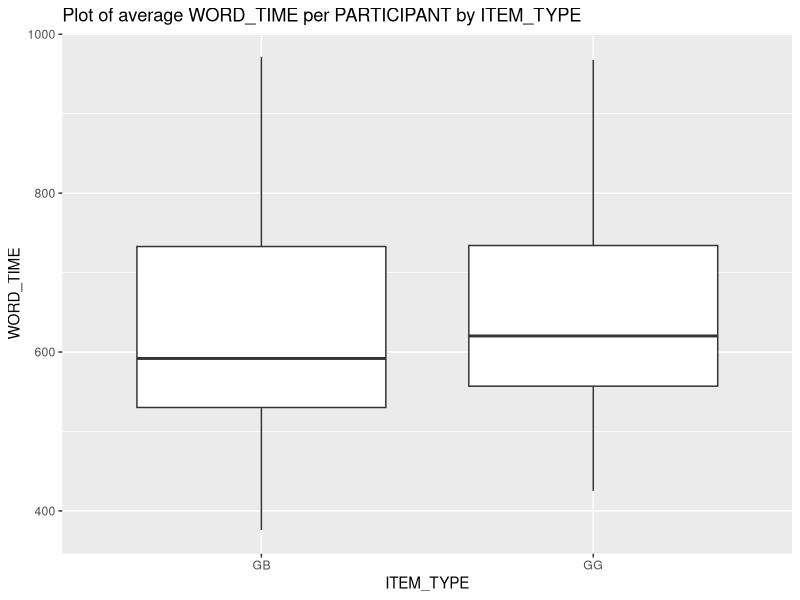
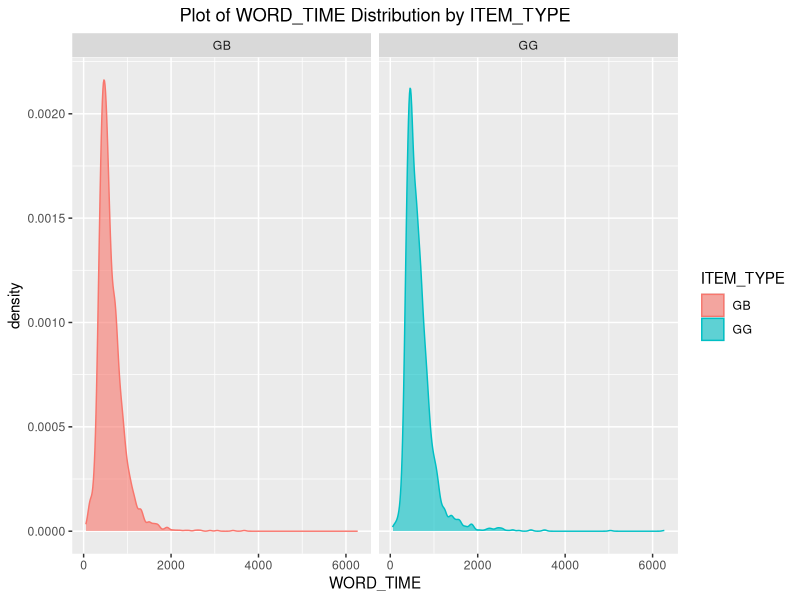
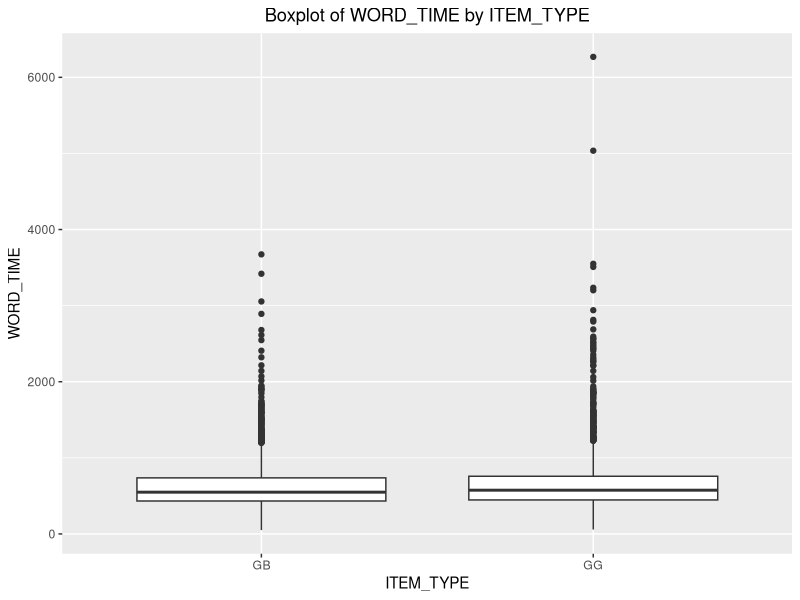
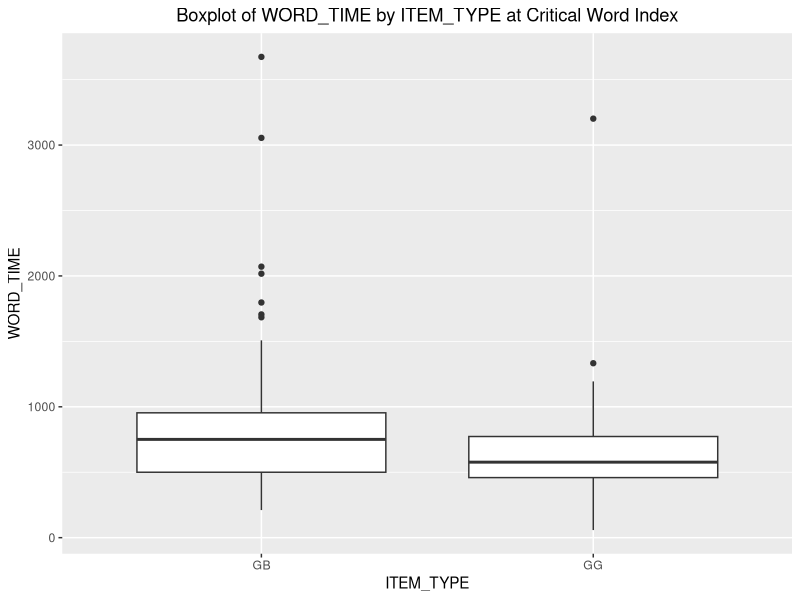
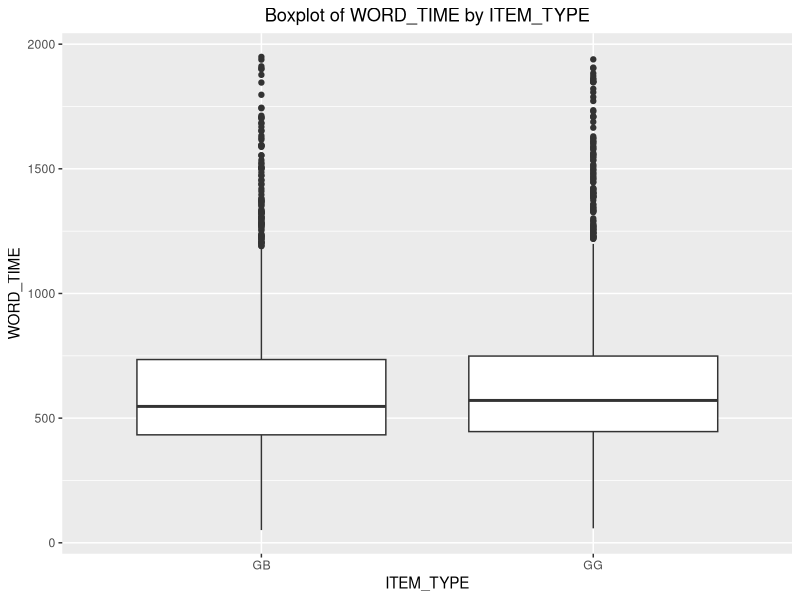
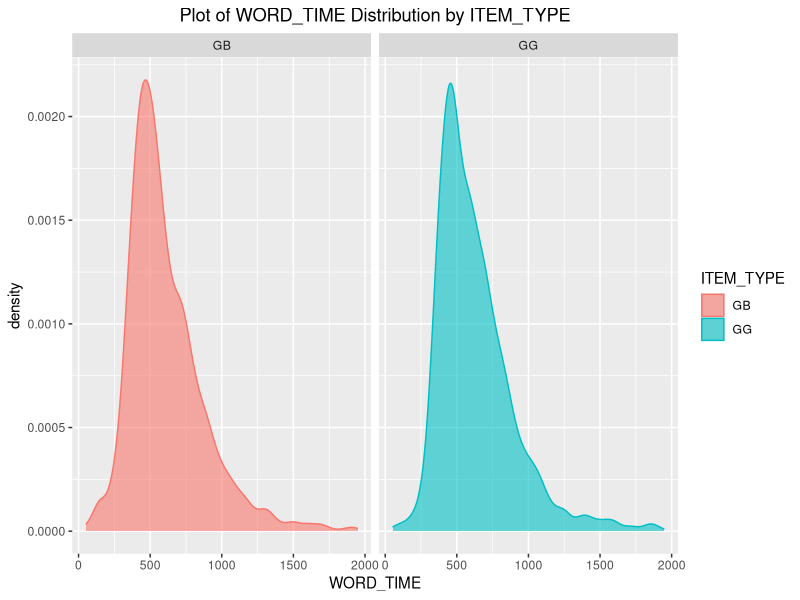
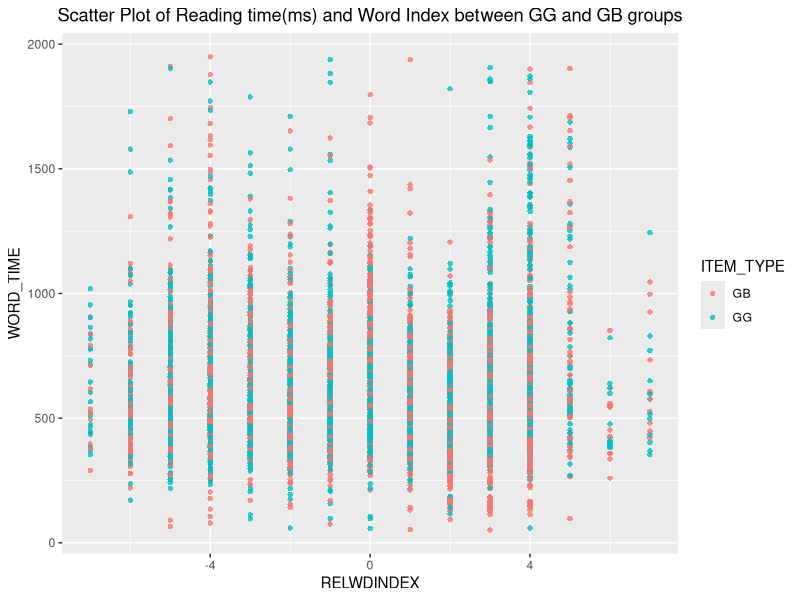
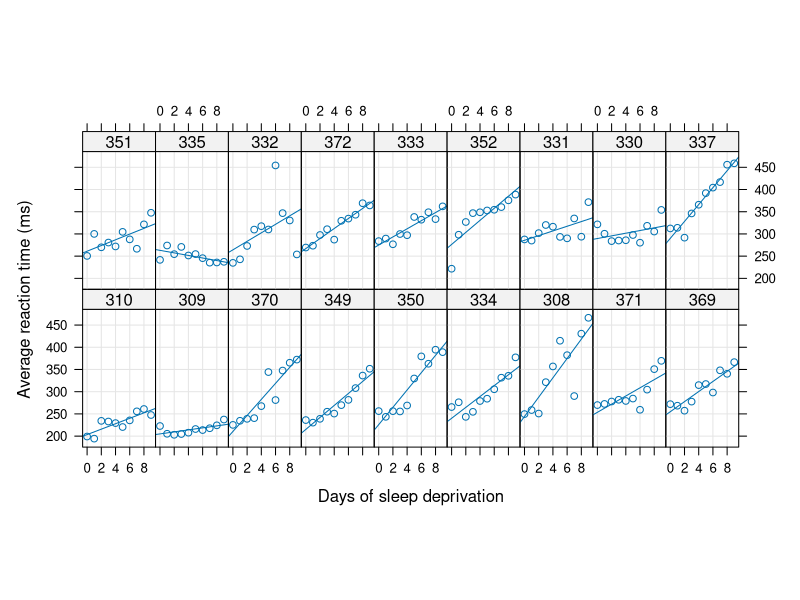

Write R code to recreate these figures, in order.
### Stats with R Exercise sheet 9

##########################
#Week 10: Linear Mixed Effects Models
##########################


## This exercise sheet contains the exercises that you will need to complete and 
## submit by 23:55 on Monday, January 13. Write the code below the questions. 
## If you need to provide a written answer, comment this out using a hashtag (#). 
## Submit your homework via moodle.
## You are required to work together in groups of three students, but everybody 
## needs to submit the group version of the homework via moodle individually.
## You need to provide a serious attempt to each exercise in order to have
## the assignment graded as complete.


## Please write below your (and your teammates) name, matriculation number. 
## Name: Noon Pokaratsiri Goldstein, Pauline Sander, Axel Allen
## Matriculation number: 2581469, 2581310, 2579024

## Change the name of the file by adding your matriculation numbers
## (exercise0N_firstID_secondID_thirdID.R)

###########################################################################################
###########################################################################################
library(lme4)
library(lattice)
library(Matrix)

# a)There are 3 datasets on moodle, you can choose one of them to work with on this
#   assignment.  
#   Read in the data file of your choice (gender.Rdata, sem.Rdata OR relclause.Rdata) 
#   and assign it to a variable called "dat". 
#   See a description of the items in the datasets below.
dat <- read.delim('gender.txt', fileEncoding="UTF-8", sep = ' ')
summary(dat)
head(dat)
# The files contain data from an experiment where people were reading sentences, 
# and pressed the space bar to see the next word. The duration for which a word was 
# viewed before pressing the space bar again is the reading time of the word, and is 
# stored in the file as "WORD_TIME". The experiment had 24 items (given as "ITEM_ID") 
# and 24 subjects (given as "PARTICIPANT"). The order in which the different sentences 
# were presented in the experiment is given in the variable "itemOrder". 

# For each of the files, the sentences that were shown had a different property. 

# Sentences in the sem.Rdata experiment had a semantic violation, i.e. a word that 
# didn't fit in with the previous words in terms of its meaning. The experiment 
# contained two versions of each item, which were identical to one another except 
# for the one sentence containing a semantic violation, while the other one was 
# semantically correct. These conditions are named "SG" for "semantically good" 
# and "SB" for "semantically bad".

# Semantic materials (the experiment is in German, English translation given 
# for those who don't speak German'):

# Christina schie?t / raucht eine Zigarette nach der Arbeit. 
# "Christina is shooting / smoking a cigarette after work."

# The crticial word here is "Zigarette", as this would be very surprising in the 
# context of the verb "shoot", but not in the context of the verb "smoke". 
# Reading times are comparable because the critical word "Zigarette" is identical 
# in both conditions.

# Syntactic items:
# Simone hatte eine(n) schreckliche(n) Traum und keine Lust zum Weiterschlafen. 
# "Simone had a[masc/fem] horrible[masc/fem] dreammasc and didn't feel like sleeping 
# any longer."

# Here, there are again two conditions, one using correct grammatical gender on 
# "einen schrecklichen" vs. the other one using incorrect grammatical gender 
# "eine schreckliche". The critical word is "Traum" (it's either consisten or 
# inconsistent with the marking on the determiner and adjective)

# Relative clause items:
# Die Nachbarin, [die_sg nom/acc einige_pl nom/acc der Mieter auf Schadensersatz  
# verklagt hat_sg/ haben_pl]RC, traf sich gestern mit Angelika. 
# "The neighbor, [whom some of the tenants sued for damages / who sued some of  the
# tenants for damages]RC, met Angelika yesterday."

# When reading such a sentence, people will usually interpret the relative pronoun 
# die as the subject of the relative clause and the following noun phrase 
# "einige der Mieter" as the object. This interpretation is compatible with 
# the embedded singular-marked (sg) verb hat at the end of the relative clause. 
# Encountering the verb haben, which has plural marking (pl), leads to processing 
# difficulty: in order to make sense of the relative clause, readers need to 
# reinterpret the relative pronoun die as the object of the relative clause 
# and the following noun phrase "einige der Mieter" as its subject. 
# (Note that the sentences are all grammatical, as the relative pronoun and 
# following NPs are chosen such that they are ambiguous between nominative (nom)
# and accusative (acc) case marking.)

# The number of the word in a sentence is given in column "SEMWDINDEX". 
# 0 designates the word where the semantic violation happens (in the SB condition; 
# in the SG condition, it's the corresponding word). We call this word the 
# "critical word" or "critical region". -1 is the word before that, -2 is 
# two words before that word, and 2 is two words after that critical word. 
# "EXPWORD" shows the words. We expect longer reading times for the violation 
# at word 0 or the word after that (word 1) (if people press the button quickly 
# before thinking properly).

# b) Inspect "dat" and provide 2 plots. 
#    The first plot should provide insights about the relationship between WORD_TIME 
#    and ITEM_TYPE. 
#    For the second plot you should first subset the data using only RELWDINDEX == 0 and
#    then plot the WORD_TIME for the different conditions (ITEM_TYPE).
library(ggplot2)
library(reshape2)

# plot of average by item_type per participant
mdat <- melt(dat, id.vars = c("PARTICIPANT", "ITEM_TYPE"),
             measure.vars = c("WORD_TIME"))
cdat <- dcast(mdat, ITEM_TYPE + PARTICIPANT ~ variable, mean, na.rm = T)
ggplot(cdat, aes(ITEM_TYPE, WORD_TIME, group = ITEM_TYPE)) + 
  geom_boxplot() +
  ggtitle('Plot of average WORD_TIME per PARTICIPANT by ITEM_TYPE')

# first plot for relationship between WORD_TIME and ITEM_TYPE
theme_update(plot.title = element_text(hjust = 0.5))
ggplot(data = dat, aes(WORD_TIME, color = ITEM_TYPE, fill=ITEM_TYPE)) +
  ggtitle('Plot of WORD_TIME Distribution by ITEM_TYPE') +
  geom_density(alpha = 0.6) + 
  facet_wrap(~ITEM_TYPE)

ggplot(dat, aes(ITEM_TYPE, WORD_TIME, group = ITEM_TYPE)) + 
  geom_boxplot() +
  ggtitle('Boxplot of WORD_TIME by ITEM_TYPE')

# second plot for RELWDINDEX == 0
dat2 <- subset(dat, RELWDINDEX == 0)
ggplot(dat2, aes(ITEM_TYPE, WORD_TIME, group = ITEM_TYPE)) + 
  geom_boxplot() +
  ggtitle('Boxplot of WORD_TIME by ITEM_TYPE at Critical Word Index')

# c) Decide whether you want to exclude any data points (provide not only the code,
#    but also a detailed (!) explanation). 
#    Note that we are evaluating WORD_TIME as our reponse variable. 
#    What time intervals make sense for such an experiment?

# Considering the length of the sample sentences described, I'm assuming that WORD_TIME unit is in milliseconds
# as 1000-6000 ms (1-6 seconds) seems reasonable for proficient speakers to read these sentences.
# From our density plot and the summary of the data, ~90% of the WORD_TIME distribution lie below 2000 ms.
# Almost all of the data points for WORD_TIME at RELWDINDEX == 0 are also under 3000ms as observed in our boxplot.
# Considering that it is reasonable to expect readers to take more time to read 'grammatically bad' sentences
# excluding the outlier data points > 2000 ms, which are mostly in the 'grammatically good' category, seems
# reasonable. The boxplot of the average WORD_TIME per PARTICIPANT by ITEM_TYPE supports this rationale as well.
# As observed, in contrast to the Boxplot of WORD_TIME by ITEM_TYPE at Critical Word Index, which shows the 'GB'
# group to have overall longer WORD_TIME, the average WORD_TIME in the per PARTICIPANT bloxplot is higher in 
# the 'GG' group than 'GB' group.

dat_excluded2 <- subset(dat, WORD_TIME <= 2000)
ggplot(dat_excluded2, aes(ITEM_TYPE, WORD_TIME, group = ITEM_TYPE)) + 
  geom_boxplot() +
  ggtitle('Boxplot of WORD_TIME by ITEM_TYPE')

ggplot(data = dat_excluded2, aes(WORD_TIME, color = ITEM_TYPE, fill=ITEM_TYPE)) +
  ggtitle('Plot of WORD_TIME Distribution by ITEM_TYPE') +
  geom_density(alpha = 0.6) + 
  facet_wrap(~ITEM_TYPE)

# d) Make a scatter plot where for each index word as the sentence progresses (RELWDINDEX),
#    the average reading time is shown for each of the two conditions (ITEM_TYPE).
#    Please use two different colours for the different conditions.
ggplot(data = dat_excluded2, aes(x = RELWDINDEX, y = WORD_TIME, col = ITEM_TYPE)) +
  geom_point(alpha = 0.8, shape = 16) +
  ggtitle('Scatter Plot of Reading time(ms) and Word Index between GG and GB groups')

# e) You do not need to use ggplot here, just follow the example below.
#    The code is a plot for the dataset 'sleepstudy' from the package 'lme4'.
#    The figure shows relationships between days without sleeping and reaction 
#    time for each participant (subject) separately.

summary(sleepstudy)
print(xyplot(Reaction ~ Days | Subject, sleepstudy, aspect = "xy",
             layout = c(9,2), type = c("g", "p", "r"),
             index.cond = function(x,y) coef(lm(y ~ x))[1],
             xlab = "Days of sleep deprivation",
             ylab = "Average reaction time (ms)"))

#    Your task is to figure out how to adapt this plot for our data. What do you 
#    conclude regarding the reading sentences experiment?
summary(dat_excluded2)
?xyplot
# melting and recasting for average word_time
mdat_e <- melt(dat_excluded2, id.vars = c("PARTICIPANT", "RELWDINDEX", "ITEM_TYPE"),
             measure.vars = c("WORD_TIME"))
cdat_e <- dcast(mdat_e,RELWDINDEX + PARTICIPANT + ITEM_TYPE ~ variable, mean, na.rm = T)

print(xyplot(WORD_TIME ~ RELWDINDEX | PARTICIPANT, cdat_e, aspect = 'fill',
             main = 'Relationship between ART and Critical Word',
             groups = ITEM_TYPE, auto.key = list(space = 'right'),
             par.settings = list(superpose.symbol = list(col = c("blue", "orange")), 
                                 superpose.line = list(col = c("blue", "orange"))),
             layout = c(8,3), type = c('g', 'p', 'r'), 
             index.cond = function(x,y) coef(lm(y ~ x))[1],
             xlab = 'Index Word as the Sentence Progresses',
             ylab = 'ART (ms) by Sentence Type: GG vs GB'))

# Observation from the plot:
# Reading time tends to increase after the critical word (i.e. word at index 0), more so for the GB group than
# the GG group. However, the general tendency is not so clear (as it is the case for the sleep study example)

# f) Experiment with calculating a linear mixed effects model for this study, 
#    and draw the appropriate conclusions (give a detailed explanation 
#    for each model).

dat_model = lmer(WORD_TIME ~ RELWDINDEX + ITEM_TYPE + (1 + RELWDINDEX | PARTICIPANT), cdat_e, REML=FALSE)
dat_model_null = lmer(WORD_TIME ~ RELWDINDEX + (1 + RELWDINDEX | PARTICIPANT), cdat_e, REML=FALSE)
summary(dat_model)

# The average WORD_TIME in the GB group is approximately 621.2 ms (fixed effects intercept) and 
# the GG group WORD_TIME is around 17 ms longer. For each unit increase in RELWDINDEX, the estimated WORD_TIME
# also increases by 3 ms.
# The std. Dev of 142 in the participant random effects suggest that there's quite a large variability among
# participants in terms of WORD_TIME.

coef(dat_model)
# The slopes for the RELWDINDEX that change from positive to negative in different participants suggest that
# the relationship between WORD_TIME and RELWDINDEX is different across test participants and that the effect
# is not consistant. In 7 participants, WORD_TIME decreases as RELWDINDEX increases; in others, the relationship
# is reversed. 

anova(dat_model_null, dat_model)
# Based on the Chi-sqaured statistic of 4.5381 and p-value of 0.1125, the effect of ITEM_TYPE on WORD_TIME
# is not statistically significant.

# g) Let's get back to the dataset 'sleepstudy'. The following plot shows 
#    subject-specific intercepts and slopes. Adapt this plot for our study 
#    and draw conclusions.
print(dotplot(ranef(dat_model, condVar=TRUE), scales = list(x = list(relation = 'free')))[["PARTICIPANT"]])
# Based on the plot, it appears that there is variability in slopes between participants.

model = lmer(Reaction ~ Days + (Days|Subject), sleepstudy)
print(dotplot(ranef(model,condVar=TRUE),  scales = list(x = list(relation = 'free')))
      [["Subject"]])
